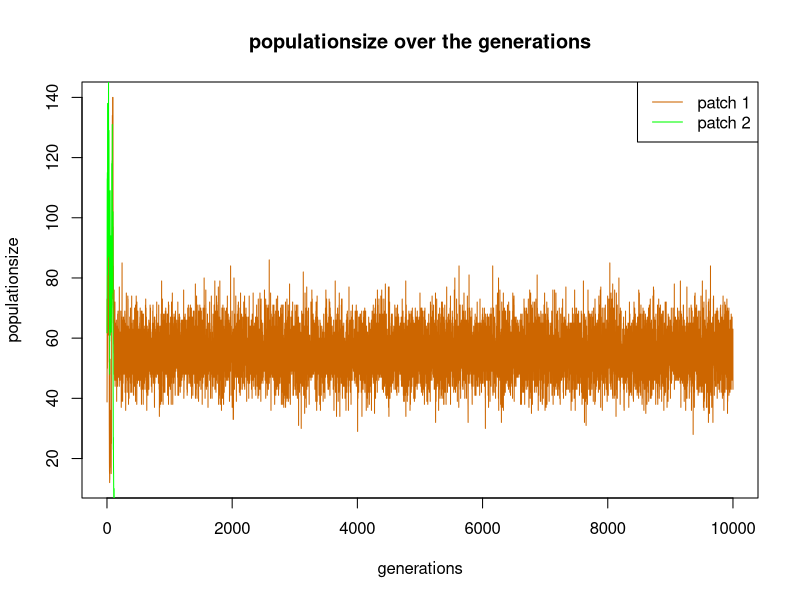
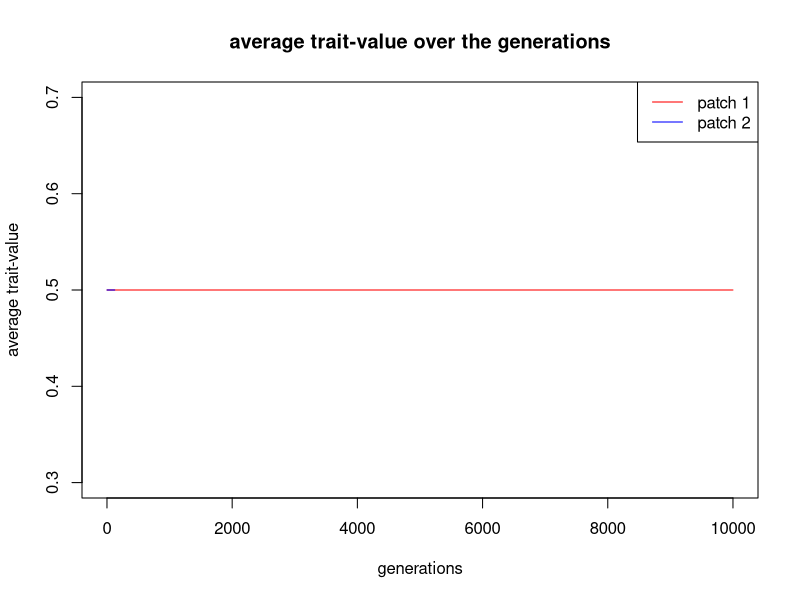

R code for these plots, in order:
#Basic IBM
rm(list=ls())

##### PARAMETERS #####
Nt<-10000 #generations

#fecundity
a <-  0.49649467
b  <-  1.47718931
c1    <-  0.72415095
c2    <- -0.24464625
c3    <-  0.99490196
c4    <- -1.31337296
c5    <- -0.06855583
c6    <-  0.32833236
c7    <--20.88383990
c8    <- -0.66263785
c9    <-  2.39334027
c10   <-  0.11670283

##### FUNCTIONS #####
w<-function(a,b,z,N,Np){
  y=a+b*plogis(c1+c2*N+c3*z+c4*(0.5*N-Np)+c5*N^2+c6*z^2+c7*(0.5*N-Np)^2+c8*z*N+
              c9*z*(0.5*N-Np)+c10*N*(0.5*N-Np))
  return(y)
  }

  
##### PATCHES #####
N1<-abs(rnorm(1, mean=50, sd=10)) #patch 1 is drawn 
N2<-abs(rnorm(1, mean=50, sd=10)) #patch 2 is drawn
 
patch<-c(rep(1,N1),rep(2,N2)) #vector patch: is filled with patch 1 (=1) and patch 2 (=2)
trait<-c(rep(0.5,N1),rep(0.5,N2)) #vector trait: is for all indicviduals from both patches set as 5
survival<-c(rep(1,N1),rep(1,N2)) #vector survival: is for all new individuals of both patches 1
  
pop<-data.frame(patch,trait,survival) #data frame including all individuals out of both patches with the columns: patch, trait & survival


##### VECTORS #####
pop.N1.vector <- rep(0,Nt) #empty vector for the populationsize of each generation in patch 1
pop.N2.vector <- rep(0,Nt) #empty vector for the populationsize of each generation in patch 2
trait.N1.vector <- rep(0,Nt) #empty vector for the average trait-value of each generation in patch 1
trait.N2.vector <- rep(0,Nt) #empty vector for the average trait-value of each generation in patch 2

pop.N1.vector[1] <- N1
pop.N2.vector[1] <- N2
trait.N1.vector <- mean(pop$trait[pop$patch==1])
trait.N2.vector <- mean(pop$trait[pop$patch==2])

##### GENERATION LOOP START #####  
for(t in 2:Nt){
  N1<-nrow(subset(pop,pop$patch==1)) #N1 is every generation overwritten to keep updated 
  N2<-nrow(subset(pop,pop$patch==2)) #N2 is every generation overwritten to keep updated
  N<-c(nrow(pop)) #how many individuals there are in both patches


  ##### OFFSPRING #####
  N.0<-N/100
  N.l <- c(N1/100,N2/100) # vector of local population sizes
  
  if(N>0){
    Nchild <- rpois(nrow(pop),w(a,b,pop$trait,N.0,N.l[pop$patch])) 
  }
    Hera <- rep(1:nrow(pop),Nchild)
    
    pop<-pop[c(1:nrow(pop),Hera),] #adds the clons of the individuals the the population data frame


  ##### DEATH #####
  pop$survival[1:N]<-pop$survival[1:N]-1 #survival set on 0
  pop <-subset(pop,pop$survival>0)

  pop.N1.vector[t] <-sum(pop$patch==1)
  pop.N2.vector[t] <-sum(pop$patch==2)
 
  trait.N1.vector[t] <- mean(pop$trait[pop$patch==1])
  trait.N2.vector[t] <- mean(pop$trait[pop$patch==2])

} 
##### GENERATION LOOP END #####


##### PLOTS #####
plot(pop.N1.vector, main="populationsize over the generations",xlab="generations",ylab="populationsize",type="l",col="darkorange3") #plot populationsize
lines(pop.N2.vector,type="l",col="green")
legend("topright",legend=c("patch 1","patch 2"),lty=1,col=c("darkorange3","green"))

plot(trait.N1.vector,main="average trait-value over the generations", xlab="generations",ylab="average trait-value",type="l",col="red") #plot traitvalue
lines(trait.N2.vector,type="l",col="blue")
legend("topright",legend=c("patch 1","patch 2"),lty=1,col=c("red","blue"))
